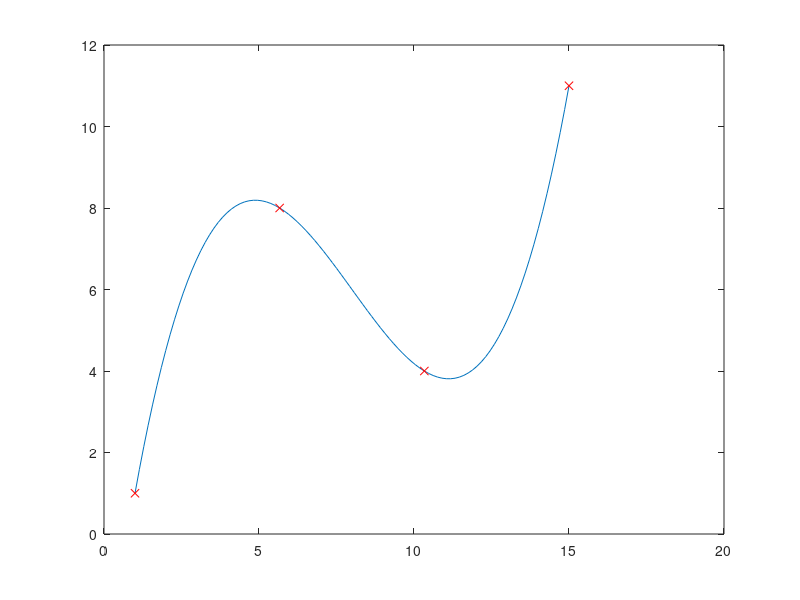

Write the MATLAB code that produced this figure.
% Written by David Manouchehri
% ECOR2606 - PASS - Week 11
% https://carleton.ca/passworkshops/wp-content/uploads/ECOR-2606-DE-Week-11-1.pdf

function [] = notes() 

p1();
p2();
p3();
p4();

end

function [] = p1()

% How far did the car travel in between 0 and 120 seconds?

T = [0 30 60 90 120]; % Time (s)
V = [5 10 15 20 17 ]; % Velocity (m/s)

% We will be using trapz since we have data points.

Q = trapz(V, T); % Pay attention to the order!.

fprintf('It traveled %f meters.\n', Q);

end

function [] = p2()

x = [0  0.5  1    1.5  2  ];
y = [2 10.1 15.7 17.1 11.7];

% Estimate Z = f(x) dx from 0 to 2

% ---- i. Via Trapezoidal Integration

% h is the step size, 0.5 in this case.

h = mean(diff(x));

% a = 0.5/2 * (f(0) + 2*f(0.5) + 2*f(1) + 2*f(1.5) + 2*f(2)
a1 = h/2 * (y(1) + 2*y(2) + 2*y(3) + 2*y(4) + y(5));

fprintf('The solution is %f.\n', a1);

% ---- ii. Via Simpson's 1/3 Rule

a2 = h/3 * (y(1) + 4*y(2) + 2*y(3) + 4*y(4) + y(5));

fprintf('The solution is %f.\n', a2);

end

function [] = p3()

% Evaluate 3x^2 + x^3 + 2 from -1 to +1 using Gaussian Quadrature

% We use 2 point Gaussian Quadrature since n <= 3.

% I = C0 * f(x0) + C1 - f(x1)
% I = 1 * f(-0.57735) + 1 * f(0.57735)
% I = 2.8075 + 3.1924

f = @(x) 3*x^2 + x^3 + 2;

a = 1 * f(-0.57735) + 1 * f(0.57735);
fprintf('The solution is %f.\n', a);

end

function [] = p4()

x = [1 5.6667 10.3333 15];
y = [1 8       4      11];

xp = linspace(x(1), x(end));
yp = spline(x, y, xp);
plot(xp, yp, x, y, 'xr');

end
